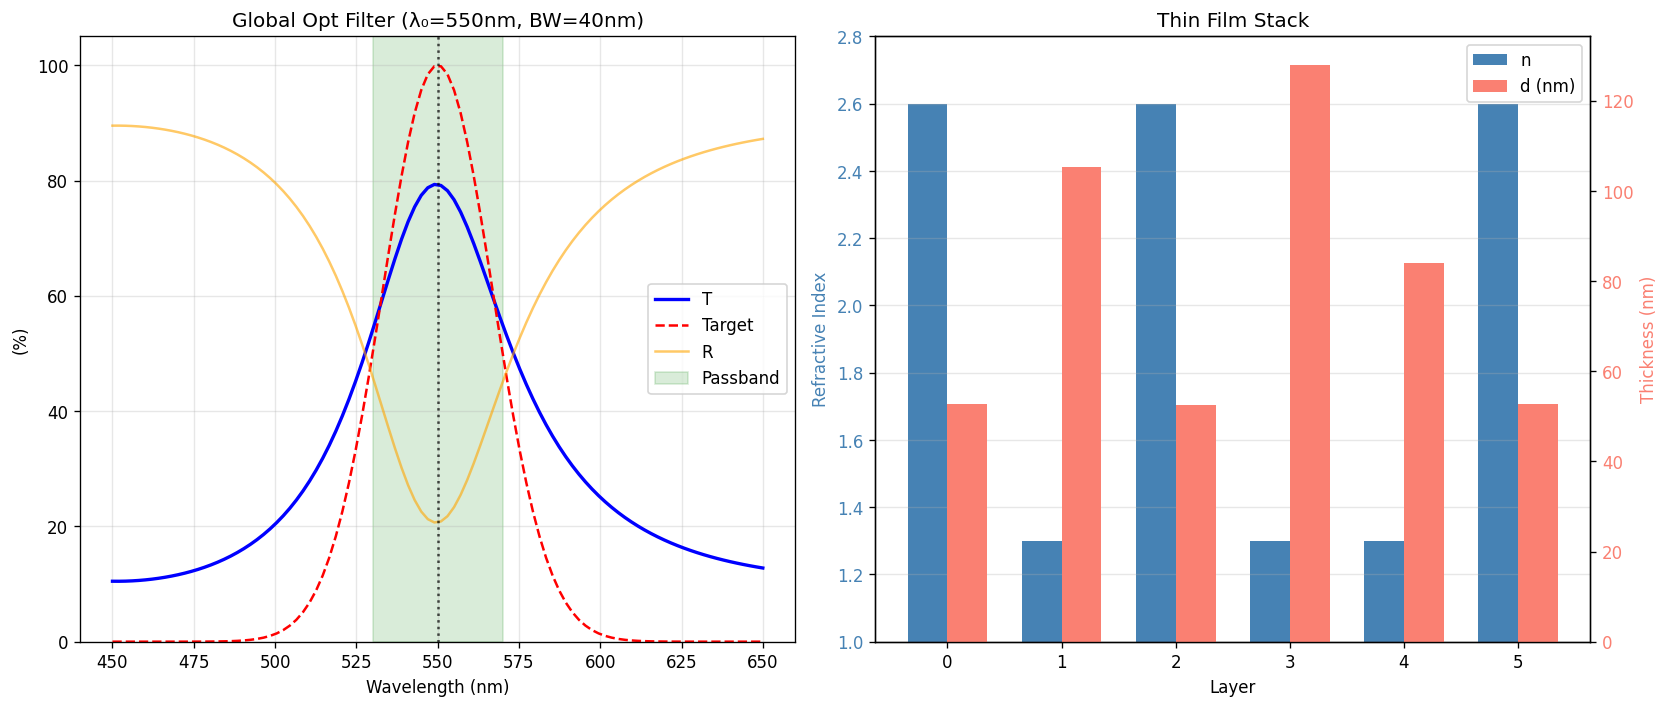

Write Python code to recreate this figure.
import numpy as np
from scipy.optimize import minimize
import matplotlib
matplotlib.use('Agg')
import matplotlib.pyplot as plt
import time


def tmm(wavelengths, n_list, d_list, n0=1.0, ns=1.5):
    R = np.zeros_like(wavelengths, dtype=float)
    T = np.zeros_like(wavelengths, dtype=float)
    for idx, lambda0 in enumerate(wavelengths):
        k0 = 2 * np.pi / lambda0
        M = np.eye(2, dtype=complex)
        for n, d in zip(n_list, d_list):
            delta = k0 * n * d
            eta = n
            M = M @ np.array([
                [np.cos(delta), -1j * np.sin(delta) / eta],
                [-1j * eta * np.sin(delta), np.cos(delta)]
            ])
        A, B, C, D = M[0, 0], M[0, 1], M[1, 0], M[1, 1]
        denom = A * ns + B * n0 * ns + C + D * n0
        r = (A * ns + B * n0 * ns - C - D * n0) / denom
        t = 2 * ns / denom
        R[idx] = np.real(np.abs(r) ** 2)
        T[idx] = np.real(np.abs(t) ** 2 * n0 / ns)
    return R, T


class GlobalFilter:
    def __init__(self):
        self.wl = None
        self.target = None
        self.lc = None
        self.bw = None

    def loss(self, params, nl):
        n = np.clip(params[:nl], 1.3, 2.6)
        d = np.clip(params[nl:], 20, 400)
        _, T = tmm(self.wl, n.tolist(), d.tolist())
        lb, ub = self.lc - self.bw / 2, self.lc + self.bw / 2
        inb = (self.wl >= lb) & (self.wl <= ub)
        out = ~inb
        in_loss = np.mean((1.0 - T[inb]) ** 2)
        out_loss = np.mean(T[out] ** 2)
        ew = self.bw * 0.1
        le = (self.wl >= lb - ew) & (self.wl <= lb + ew)
        re = (self.wl >= ub - ew) & (self.wl <= ub + ew)
        edge = np.mean(T[le | re] ** 2) if np.any(le | re) else 0.0
        return 0.35 * in_loss + 0.40 * out_loss + 0.25 * edge

    def pso(self, nl, npop=20, niter=50):
        ndim = 2 * nl
        qw = self.lc / 4.0
        pop = np.zeros((npop, ndim))
        for p in range(npop):
            for i in range(nl):
                base = 2.35 if i % 2 == 0 else 1.38
                pop[p, i] = base + np.random.uniform(-0.2, 0.2)
                pop[p, nl + i] = qw / pop[p, i] + np.random.uniform(-10, 10)
        pop[:, :nl] = np.clip(pop[:, :nl], 1.3, 2.6)
        pop[:, nl:] = np.clip(pop[:, nl:], 20, 400)
        vel = np.random.uniform(-0.3, 0.3, (npop, ndim))
        pbest = pop.copy()
        pval = np.array([self.loss(p, nl) for p in pop])
        gi = np.argmin(pval)
        gbest, gval = pbest[gi].copy(), pval[gi]
        hist = [gval]
        w, c1, c2 = 0.6, 1.8, 1.8
        for it in range(niter):
            r1, r2 = np.random.random((npop, ndim)), np.random.random((npop, ndim))
            vel = w * vel + c1 * r1 * (pbest - pop) + c2 * r2 * (gbest - pop)
            vel = np.clip(vel, -0.5, 0.5)
            pop = pop + vel
            pop[:, :nl] = np.clip(pop[:, :nl], 1.3, 2.6)
            pop[:, nl:] = np.clip(pop[:, nl:], 20, 400)
            for p in range(npop):
                v = self.loss(pop[p], nl)
                if v < pval[p]:
                    pval[p], pbest[p] = v, pop[p].copy()
                    if v < gval:
                        gval, gbest = v, pop[p].copy()
            hist.append(gval)
        return gbest, hist

    def sa(self, nl, niter=200):
        ndim = 2 * nl
        qw = self.lc / 4.0
        cur = np.zeros(ndim)
        for i in range(nl):
            cur[i] = 2.35 if i % 2 == 0 else 1.38
            cur[nl + i] = qw / cur[i]
        cl = self.loss(cur, nl)
        best, bl = cur.copy(), cl
        hist = [bl]
        T0, Tf = 30.0, 0.01
        for it in range(niter):
            temp = T0 * (Tf / T0) ** (it / niter)
            cand = cur + np.random.normal(0, 0.12 * temp / T0, ndim)
            cand[:nl] = np.clip(cand[:nl], 1.3, 2.6)
            cand[nl:] = np.clip(cand[nl:], 20, 400)
            cl2 = self.loss(cand, nl)
            if cl2 < cl or np.random.random() < np.exp(-(cl2 - cl) / max(temp, 1e-10)):
                cur, cl = cand, cl2
                if cl < bl:
                    best, bl = cur.copy(), cl
            hist.append(bl)
        return best, hist

    def design(self, lc, bw, nl=6):
        self.lc, self.bw = lc, bw
        self.wl = np.linspace(lc - 2.5 * bw, lc + 2.5 * bw, 100)
        sigma = bw / (2 * np.sqrt(2 * np.log(2)))
        self.target = np.exp(-((self.wl - lc) ** 2) / (2 * sigma ** 2))

        print(f"Design: λ₀={lc}nm, BW={bw}nm, Layers={nl}")
        start = time.time()

        print("  PSO...", end=" ", flush=True)
        pso_b, pso_h = self.pso(nl, npop=15, niter=40)
        pso_l = self.loss(pso_b, nl)
        print(f"loss={pso_l:.4f}")

        print("  SA...", end=" ", flush=True)
        sa_b, sa_h = self.sa(nl, niter=150)
        sa_l = self.loss(sa_b, nl)
        print(f"loss={sa_l:.4f}")

        best = pso_b if pso_l < sa_l else sa_b
        bl = min(pso_l, sa_l)

        print("  L-BFGS-B...", end=" ", flush=True)
        res = minimize(self.loss, best, args=(nl,), method='L-BFGS-B', options={'maxiter': 200})
        if res.fun < bl:
            best, bl = res.x, res.fun
        print(f"final loss={bl:.4f}")

        print(f"  Time: {time.time() - start:.1f}s")

        n_opt = np.clip(best[:nl], 1.3, 2.6).tolist()
        d_opt = np.clip(best[nl:], 20, 400).tolist()
        R, T = tmm(self.wl, n_opt, d_opt)

        lb, ub = lc - bw / 2, lc + bw / 2
        inb = (self.wl >= lb) & (self.wl <= ub)
        out = ~inb
        max_T = np.max(T)
        peak = self.wl[np.argmax(T)]
        avg_in = np.mean(T[inb])
        avg_out = np.mean(T[out])
        T50 = max_T / 2
        abv = np.where(T >= T50)[0]
        fwhm = self.wl[abv[-1]] - self.wl[abv[0]] if len(abv) > 1 else 0
        rej = 10 * np.log10(avg_in / (avg_out + 1e-12))

        print(f"\n  Peak T: {max_T*100:.1f}% @ {peak:.1f}nm")
        print(f"  Avg in-band: {avg_in*100:.1f}%")
        print(f"  Avg out-of-band: {avg_out*100:.1f}%")
        print(f"  FWHM: {fwhm:.1f}nm (target: {bw}nm)")
        print(f"  Rejection: {rej:.1f}dB")

        return {'n': n_opt, 'd': d_opt, 'T': T, 'R': R, 'peak_T': max_T,
                'avg_in': avg_in, 'avg_out': avg_out, 'fwhm': fwhm, 'rej': rej,
                'hist': pso_h + sa_h + [bl]}


def plot_result(gf, res, lc, bw, fn='test_global.png'):
    fig, axes = plt.subplots(1, 2, figsize=(14, 6))

    axes[0].plot(gf.wl, res['T']*100, 'b-', lw=2, label='T')
    axes[0].plot(gf.wl, gf.target*100, 'r--', lw=1.5, label='Target')
    axes[0].plot(gf.wl, res['R']*100, 'orange', lw=1.5, alpha=0.6, label='R')
    axes[0].axvline(lc, color='k', ls=':', alpha=0.7)
    lb, ub = lc - bw/2, lc + bw/2
    axes[0].axvspan(lb, ub, alpha=0.15, color='green', label='Passband')
    axes[0].set_xlabel('Wavelength (nm)')
    axes[0].set_ylabel('(%)')
    axes[0].set_title(f'Global Opt Filter (λ₀={lc}nm, BW={bw}nm)')
    axes[0].legend()
    axes[0].grid(True, alpha=0.3)
    axes[0].set_ylim(0, 105)

    x = np.arange(len(res['n']))
    w = 0.35
    ax1 = axes[1]
    ax1.bar(x - w/2, res['n'], w, color='steelblue', label='n')
    ax1.set_xlabel('Layer')
    ax1.set_ylabel('Refractive Index', color='steelblue')
    ax1.tick_params(axis='y', labelcolor='steelblue')
    ax1.set_ylim(1.0, 2.8)
    ax2 = ax1.twinx()
    ax2.bar(x + w/2, res['d'], w, color='salmon', label='d (nm)')
    ax2.set_ylabel('Thickness (nm)', color='salmon')
    ax2.tick_params(axis='y', labelcolor='salmon')
    l1, la1 = ax1.get_legend_handles_labels()
    l2, la2 = ax2.get_legend_handles_labels()
    ax1.legend(l1 + l2, la1 + la2, loc='upper right')
    axes[1].set_title('Thin Film Stack')
    axes[1].set_xticks(x)
    axes[1].grid(True, alpha=0.3, axis='y')

    plt.tight_layout()
    plt.savefig(fn, dpi=120, bbox_inches='tight')
    print(f"\nSaved: {fn}")
    plt.close()


def main():
    print("=" * 50)
    print("Global Optimization Test")
    print("PSO + SA + L-BFGS-B")
    print("=" * 50)

    gf = GlobalFilter()
    res = gf.design(lc=550, bw=40, nl=6)
    plot_result(gf, res, 550, 40)

    print("\nDone!")


if __name__ == "__main__":
    main()
